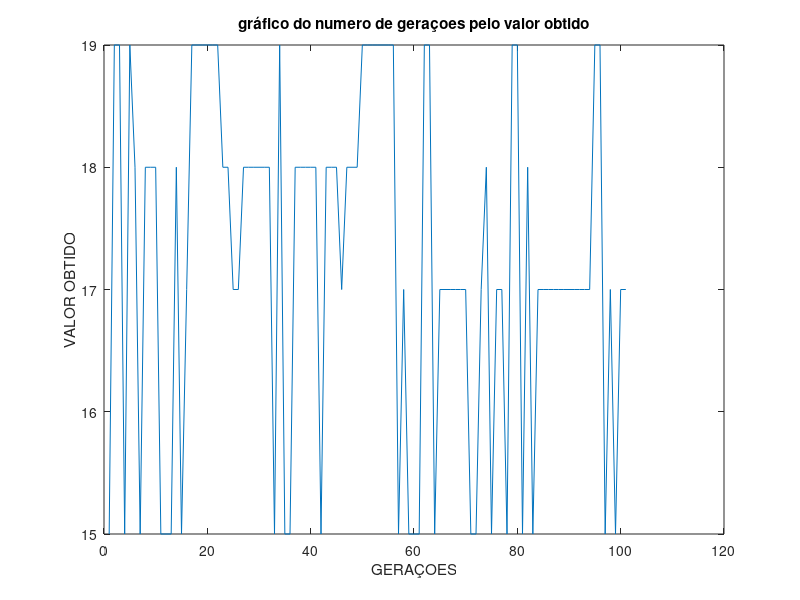

Write MATLAB code to recreate this figure. (Note: this script raises an error after producing the figure.)
clear all
close all
clc
tic
n=4; %tamanho do vetor solucao%
l=101;
L=101 %criterio de parada kmax%
k=1
v=rand;
%-----Geração do vetor soluçao inicial-----%
for i=1:n
  Q(i)=i;
  r=rand;
  if r>0.5
    x(i)=1;
  else
    x(i)=0;
  endif
  E(i)=x(i);%vetor elite%
endfor
%--------------------Fim-------------------%

%---avaliacao da solucaoao inicial, maximizar f---%
f=8*x(1)+5*x(2)+6*x(3)+4*x(4);
if x(3)+x(4)>1
  F=0;
elseif x(4)>x(2)
  F=0;
  elseif x(3)>x(4)
    F=0;
    elseif 6*x(1)+3*x(2)+5*x(3)+2*x(4)>10
      F=0;
      else
      F=1;
endif
c=f+50*F;
%----------------------Fim------------------------%
H=0;
%---contador(explora toda vizinhanca da solucao aleatoriamente até encontrar uma solucao melhor)---%
while k<=l
  Q(H+1)=H+1;
  H=H+1;
%--------Manipulador de vizinhanca--------%
p=randi(4); %operador manipulador da vizinhanca%
P=randi(5);
h=P-p;
if h<0
  h=p-P;
elseif h==0
  h=1;
  endif
A=x(p);
x(p)=x(h);
x(h)=A;
%-------------------Fim-------------------%


%---avaliacao da nova solucaoao---%
j=8*x(1)+5*x(2)+6*x(3)+4*x(4);
if x(3)+x(4)>1
  F=0;
elseif x(4)>x(2)
  F=0;
  elseif x(3)>x(4)
    F=0;
    elseif 6*x(1)+3*x(2)+5*x(3)+2*x(4)>10
      F=0;
      else
      F=1;
endif
d=j+50*F
if (d==63)
  k=l;
  V(H)=d;
  endif
if d>c
  for i=1:n
  E(i)=x(i);
  V(H)=d;
endfor
elseif v=L/400
for i=1:n
E(i)=x(i);
V(H)=d;
endfor
endif
%--------------Fim----------------%
k=k+1;
L=L-1;
endwhile
%----------------------------------------------Fim--------------------------------------------------%
Time=toc;
plot(Q,V)
xlabel('GERAÇOES')
ylabel('VALOR OBTIDO')
title('gráfico do numero de geraçoes pelo valor obtido')
xlswrite('V1.xlsx',V)
xlswrite('e1.xlsx',E)
xlswrite('Time.xlsx',Time)
